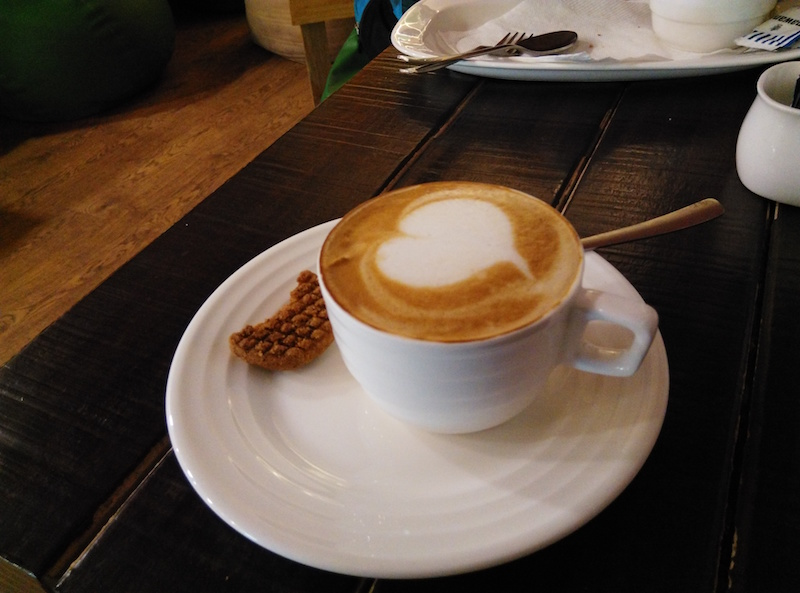
#> input picture resource/coffee.jpg, 800 x 593 px
$ python accessing_modifying_pixels.py
#> lines starting #> are read from the running program, lines starting #| are printed output that depends on the picture; after the words box and inside, x2 and y2 are one past the last pixel; in counts of white or black regions, pixels touching at a corner belong together
import cv2
image = cv2.imread("../resource/coffee.jpg")
#> image is the input picture: shape (593, 800, 3); mean B, G, R 59.8, 72.1, 87.9

pixel = image[300, 320]
#> pixel = [32, 81, 143]
print(pixel)
#| [ 32  81 143]

image[300:320, 300:320] = (255,0,0)
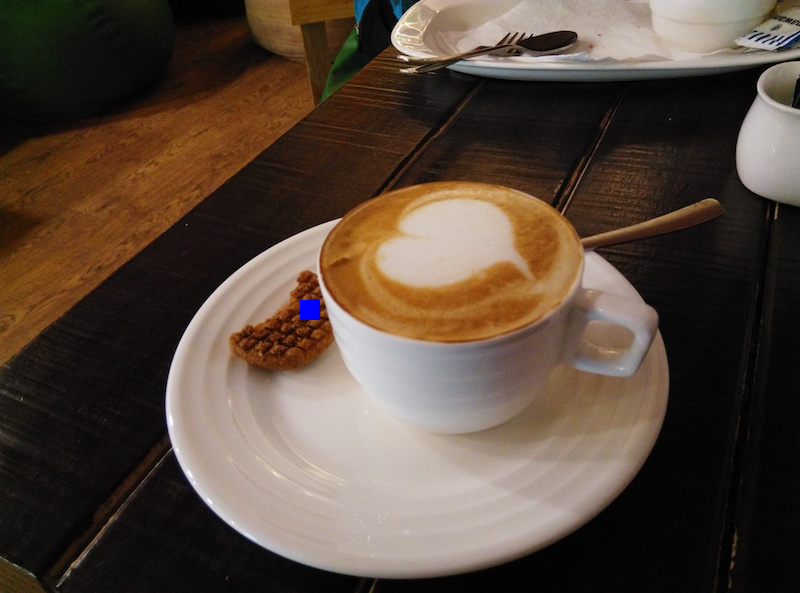
#> image: shape (593, 800, 3); 0.08% of pixels changed, all inside (x1, y1, x2, y2) = (300, 300, 320, 320)
cv2.imshow("Modifed image", image)
cv2.waitKey(0)

$ run again, with resource/janice.png saved as resource/coffee.jpg
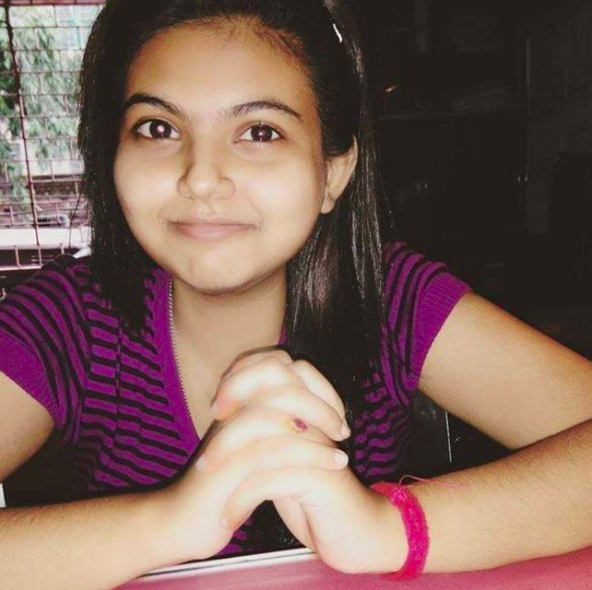
#> input picture resource/janice.png, 592 x 590 px
#> image is the input picture: shape (590, 592, 3); mean B, G, R 90.2, 97.9, 127
#> pixel = [79, 86, 113]
#| [ 79  86 113]
#> `image[300:320, 300:320] = (255,0,0)`:
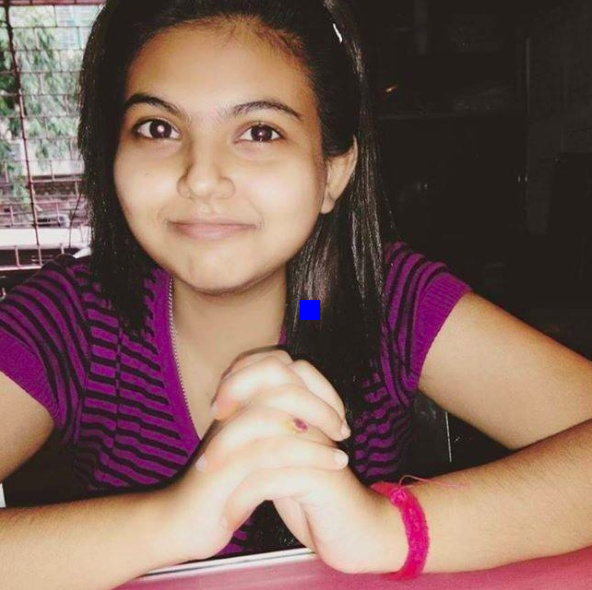
#> image: shape (590, 592, 3); 0.11% of pixels changed, all inside (x1, y1, x2, y2) = (300, 300, 320, 320)
